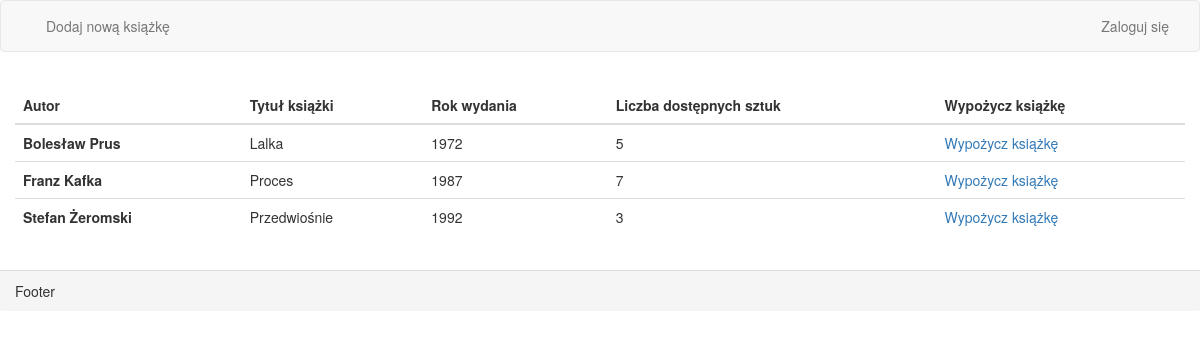
Screenshot of /books/book_rent/ with the database file from the repository.
### books/models.py (models this page shows)
class Book(models.Model):
    author = models.ForeignKey(to=Author, on_delete=models.CASCADE, related_name="author")
    title = models.CharField(max_length=200)
    publication_year = models.IntegerField()
    number_of_available_instances = models.IntegerField()

class Author(models.Model):
    first_name = models.CharField(max_length=100)
    last_name = models.CharField(max_length=100)

### books/views.py (the view)
# urls.py: path('book_rent/', views.book_rent, name='book_rent'),
def book_rent(request):
    books = Book.objects.all()
    return render(request, 'books/book_rent.html', {"books": books})

### templates/books/book_rent.html
{% extends "base.html" %}
{% block content %}
    <table class="table">
  <thead class="thead-dark">
    <tr>
      <th scope="col">Autor</th>
      <th scope="col">Tytuł książki</th>
      <th scope="col">Rok wydania</th>
        <th scope="col">Liczba dostępnych sztuk</th>
        <th scope="col">Wypożycz książkę</th>
    </tr>
  </thead>
  <tbody>
    {% for book in books %}
    <tr>
      <th scope="row"> {{ book.author.first_name }} {{ book.author.last_name }}</th>
      <td> {{ book.title }}</td>
      <td> {{ book.publication_year }}</td>
      <td> {{ book.number_of_available_instances }}</td>
        {% if book.number_of_available_instances > 0%}
            <td><a href="{% url "books:book_add" book.id %}">Wypożycz książkę</a></td>
            {% else %}
            <td>Brak dostępnych egzemplarzy</td>
        {% endif %}
    </tr>
    {% endfor %}
  </tbody>
</table>
{% endblock content %}

### templates/base.html (shortened to what this page needs)
<!DOCTYPE html>
<html lang="en">
<head>
    {% load bootstrap3 %}
    {% bootstrap_css %}
</head>
<body>
<header>
<nav class="navbar navbar-default">
  <div class="container-fluid">
    <div class="collapse navbar-collapse" id="bs-example-navbar-collapse-1">
      <ul class="nav navbar-nav">
          <li><a href="{% url 'books:book_new' %}">Dodaj nową książkę</a></li>
      </ul>
        <ul class="nav navbar-nav navbar-right">
            {% if user.is_authenticated %}
                <li><a href="{% url 'logout' %}">Wyloguj się</a></li>
                {% else %}
                <li><a href="{% url 'login' %}">Zaloguj się</a></li>
            {% endif %}
      </ul>
    </div>
  </div>
</nav>
</header>
  <div class="panel-body">
    {% block content %}{% endblock content %}
  </div>
<footer>
  <div class="panel-footer">
      Footer
</div>
</footer>
</body>
</html>

### rows the page displays
Book: author.first_name "Bolesław", author.last_name "Prus", title "Lalka", publication_year "1972", number_of_available_instances "5", shows "Wypożycz książkę"
Book: author.first_name "Franz", author.last_name "Kafka", title "Proces", publication_year "1987", number_of_available_instances "7", shows "Wypożycz książkę"
Book: author.first_name "Stefan", author.last_name "Żeromski", title "Przedwiośnie", publication_year "1992", number_of_available_instances "3", shows "Wypożycz książkę"
